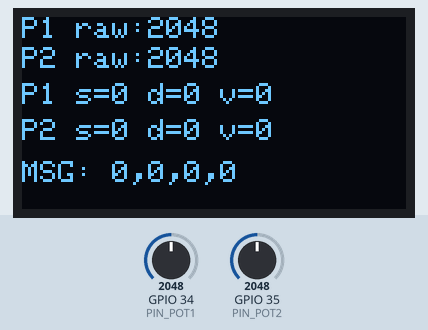
A sketch run on a simulated ESP32. Parts: 128×64 one-colour display. The test bench sets the inputs (shaded band); at power-on: GPIO 34 (PIN_POT1) = 2048, GPIO 35 (PIN_POT2) = 2048.

Above: at 2.7 s.
2.8 s: GPIO 34 (PIN_POT1) set to 2866
At 4.0 s:
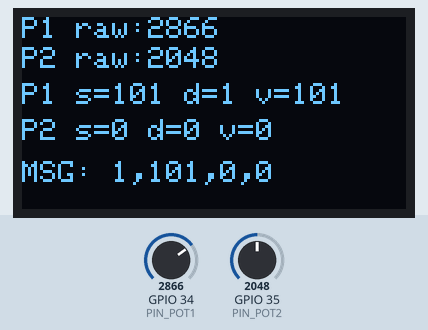
4.3 s: GPIO 35 (PIN_POT2) set to 2866
At 5.4 s:
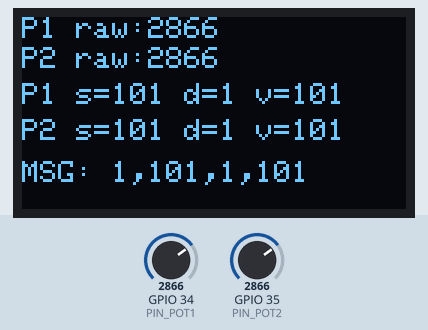
5.8 s: GPIO 34 (PIN_POT1) set to 3603
At 6.6 s:
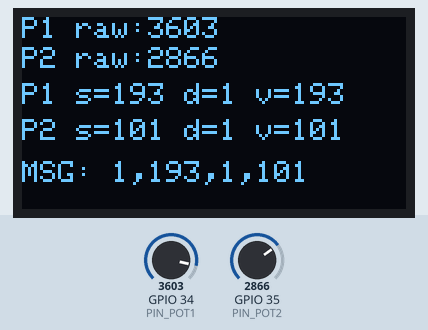
7.3 s: GPIO 35 (PIN_POT2) set to 3603
At 7.8 s:
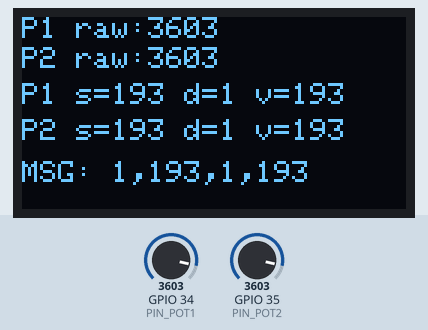
8.8 s: GPIO 34 (PIN_POT1) set to 4095
At 10.0 s:
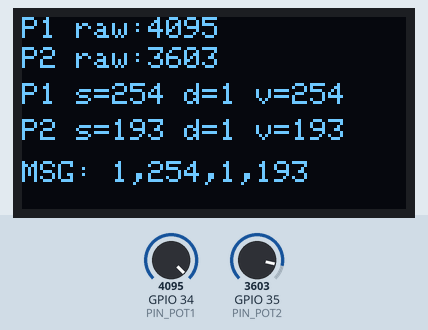
10.3 s: GPIO 35 (PIN_POT2) set to 4095
At 11.4 s:
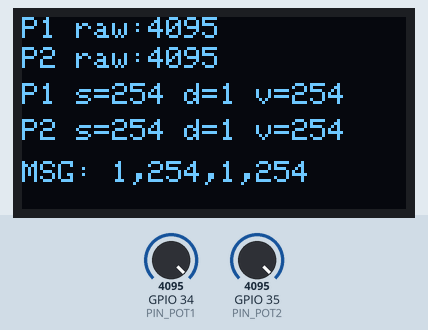
Timing chart, 0 to 12.8 s (numbered marks = the images above; inputs shaded):
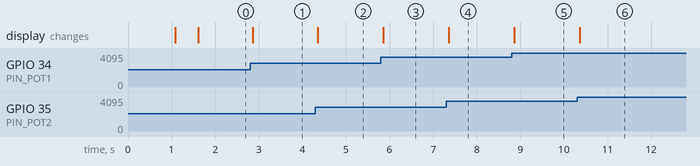

Measured:
- after the input at 2.8 s, the display: changes after 0.06 s (image 1)
- after the input at 4.3 s, the display: changes after 0.06 s (image 2)
- after the input at 5.8 s, the display: changes after 0.06 s (image 3)
- after the input at 7.3 s, the display: changes after 0.06 s (image 4)
- after the input at 8.8 s, the display: changes after 0.06 s (image 5)
- after the input at 10.3 s, the display: changes after 0.07 s (image 6)

The sketch:

ESP32_car_full_code_sender.ino
```cpp
/******************************************************
ZAPOJENÍ (ESP32 + OLED SSD1306 + 2× potenciometr 10 kΩ)
------------------------------------------------------
ESP32 → OLED SSD1306 (I2C, typicky 128×64, adresa 0x3C):
- 3V3   → VCC   (OLED chce 3,3 V)
- GND   → GND
- GPIO 21 → SDA
- GPIO 22 → SCL

ESP32 → LEVÝ potenciometr (POT1 – d1,v1):
- jeden krajní vývod  → 3V3
- druhý krajní vývod  → GND
- střední vývod (běžec) → GPIO 34

ESP32 → PRAVÝ potenciometr (POT2 – d2,v2):
- jeden krajní vývod  → 3V3
- druhý krajní vývod  → GND
- střední vývod (běžec) → GPIO 35

DRUHÉ ESP32 (PŘIJÍMAČ):
- jen zapoj napájení a anténu (deska).
- později na něj nahrajeme kód, který bude ESP-NOW zprávu přijímat.

Co program dělá:
1) Čte oba potenciometry (piny 34 a 35, rozsah 0–4095).
2) Každý potenciometr převede na „rychlost“ v rozsahu -255 až +255.
   - spodní konec potenciometru  → plná zpátečka (cca -255)
   - střed (~5 kΩ / ~2048)      → 0 (nic)
   - horní konec → plná dopředu (cca +255)
3) Z těchto hodnot udělá:
   d1 = 0 nebo 1   (0 = backward, 1 = forward), v1 = 0–255
   d2 = 0 nebo 1,  v2 = 0–255
   podle pravidla:
   - 0 ohm   → 0,255 (plná zpátečka)
   - 5k ohm  → 0,0   (nic)
   - 10k ohm → 1,255 (plná dopředu)
4) Sestaví textovou zprávu "d1,v1,d2,v2" (např. "0,255,1,128")
5) Zobrazí hodnoty i zprávu na OLED displeji.
6) Pošle zprávu přes ESP-NOW na jiné ESP32 (podle zadané MAC adresy).

Poznámka k ESP32 core 3.0:
- Kód používá standardní ESP-NOW API (#include <esp_now.h>, WiFi.mode(WIFI_STA),
  esp_now_init(), esp_now_add_peer(), esp_now_send()), které je kompatibilní s
  Arduino-ESP32 core v3.x (podle migration guide a aktuální dokumentace).
- Wi-Fi musí být spuštěné v režimu STA před esp_now_init().

Úkoly pro pochopení kódu:
1) Přidej „mrtvou zónu“ tak, aby se d1/d2 a v1/v2 změnily jen když |speed| > 20.
2) Změň formát zprávy na bezčárkový (např. "d1v1d2v2" → 02550128) a uprav snprintf.
3) Zvětši SEND_INTERVAL_MS, aby se neposílalo tak často.
4) Přidej do kódu přijímače (druhé ESP32), který zprávu přijme a vypíše ji do Serialu.
5) Zkus si v receiveru zpracovat d1,v1,d2,v2 na řízení dvou motorů přes driver.

******************************************************/

#include <Wire.h>
#include <Adafruit_GFX.h>
#include <Adafruit_SSD1306.h>

#include <WiFi.h>
#include <esp_now.h>

// ===== OLED nastavení =====
#define SCREEN_WIDTH 128
#define SCREEN_HEIGHT 64
#define OLED_ADDR 0x3C

Adafruit_SSD1306 display(SCREEN_WIDTH, SCREEN_HEIGHT, &Wire);

// ===== Piny potenciometrů =====
const int PIN_POT1 = 34;  // levý – d1,v1
const int PIN_POT2 = 35;  // pravý – d2,v2

// Převod 0–4095 → -255..255 se středem
const int ADC_MAX   = 4095;
const int ADC_MID   = 2048;

// Mrtvá zóna kolem nuly (aby to nekmitalo)
const int DEAD_ZONE = 5;

// ESP-NOW: MAC adresa přijímače – ZMĚŇ NA MAC DRUHÉHO ESP32
// MAC zjistíš krátkým sketchem s WiFi.macAddress().
uint8_t receiverMac[] = { 0x20, 0xE7, 0xC8, 0x67, 0x30, 0x98 };

// Interval mezi odesláními (ms)
const unsigned long SEND_INTERVAL_MS = 50;
unsigned long lastSendTime = 0;

// Aktuální zpráva
char msg[20];

// ===== Převod z ADC na -255..255 =====
int adcToSignedSpeed(int raw) {
  int centered = raw - ADC_MID;                // cca -2048..+2047
  float norm   = (float)centered / ADC_MID;    // cca -1.0..+1.0
  float scaled = norm * 255.0f;                // -255..+255
  int speed    = (int)scaled;

  if (speed > 255)  speed = 255;
  if (speed < -255) speed = -255;

  // mrtvá zóna
  if (speed > -DEAD_ZONE && speed < DEAD_ZONE) {
    speed = 0;
  }

  return speed;
}

// ===== Převod -255..255 na (d, v) =====
void speedToDirVal(int speed, int &d, int &v) {
  if (speed > 0) {
    d = 1;
    v = speed;
  } else if (speed < 0) {
    d = 0;
    v = -speed;
  } else {
    d = 0;
    v = 0;
  }
  if (v > 255) v = 255;
}

// ===== Vykreslení na OLED =====
void drawOLED(int raw1, int raw2,
              int speed1, int speed2,
              int d1, int v1, int d2, int v2,
              const char* msg) {
  display.clearDisplay();
  display.setTextSize(1);
  display.setTextColor(SSD1306_WHITE);

  display.setCursor(0, 0);
  display.print("P1 raw:");
  display.print(raw1);

  display.setCursor(0, 10);
  display.print("P2 raw:");
  display.print(raw2);

  display.setCursor(0, 22);
  display.print("P1 s=");
  display.print(speed1);
  display.print(" d=");
  display.print(d1);
  display.print(" v=");
  display.print(v1);

  display.setCursor(0, 34);
  display.print("P2 s=");
  display.print(speed2);
  display.print(" d=");
  display.print(d2);
  display.print(" v=");
  display.print(v2);

  display.setCursor(0, 48);
  display.print("MSG: ");
  display.print(msg);

  display.display();
}

// ===== ESP-NOW callback po odeslání (volitelné) =====
void onDataSent(const wifi_tx_info_t *info, esp_now_send_status_t status) {
  // Můžeš sem přidat debug do Serialu, pokud chceš:
  // Serial.print("ESP-NOW send status: ");
  // Serial.println(status == ESP_NOW_SEND_SUCCESS ? "OK" : "FAIL");
}

// ===== Inicializace OLED =====
bool setupOLED() {
  if (!display.begin(SSD1306_SWITCHCAPVCC, OLED_ADDR)) {
    Serial.println("OLED init failed!");
    return false;
  }
  display.clearDisplay();
  display.setTextColor(SSD1306_WHITE);
  display.setTextSize(1);
  display.setCursor(0, 0);
  display.println("ESP32 POT -> ESPNOW");
  display.display();
  delay(1000);
  return true;
}

// ===== setup() =====
void setup() {
  Serial.begin(115200);

  pinMode(PIN_POT1, INPUT);
  pinMode(PIN_POT2, INPUT);

  Wire.begin(21, 22);  // I2C piny

  setupOLED();

  // Wi-Fi v režimu stanice (nutné pro ESP-NOW)
  WiFi.mode(WIFI_STA);

  // Inicializace ESP-NOW
  if (esp_now_init() != ESP_OK) {
    Serial.println("ESP-NOW init failed!");
    return;
  }

  // Registrace callbacku po odeslání
  esp_now_register_send_cb(onDataSent);

  // Přidání peer (přijímače)
  esp_now_peer_info_t peerInfo = {};
  memcpy(peerInfo.peer_addr, receiverMac, 6);
  peerInfo.channel = 0;     // 0 = aktuální Wi-Fi kanál
  peerInfo.encrypt = false; // bez šifrování

  if (esp_now_add_peer(&peerInfo) != ESP_OK) {
    Serial.println("Failed to add peer");
  }

  // Úvodní obrazovka
  display.clearDisplay();
  display.setCursor(0, 0);
  display.println("Ready: POT -> d,v");
  display.display();
  delay(500);
}

// ===== loop() =====
void loop() {
  unsigned long now = millis();
  if (now - lastSendTime < SEND_INTERVAL_MS) {
    return;  // ještě neodesíláme, jen čekáme
  }
  lastSendTime = now;

  // 1) Čtení potenciometrů
  int raw1 = analogRead(PIN_POT1);
  int raw2 = analogRead(PIN_POT2);

  // 2) Převod na rychlost -255..255
  int speed1 = adcToSignedSpeed(raw1);
  int speed2 = adcToSignedSpeed(raw2);

  // 3) Převod na (d1,v1) a (d2,v2)
  int d1, v1, d2, v2;
  speedToDirVal(speed1, d1, v1);
  speedToDirVal(speed2, d2, v2);

  // 4) Sestavení zprávy d1,v1,d2,v2 (např. "0,255,1,128")
  snprintf(msg, sizeof(msg), "%d,%d,%d,%d", d1, v1, d2, v2);

  // 5) Zobrazení na OLED
  drawOLED(raw1, raw2, speed1, speed2, d1, v1, d2, v2, msg);

  // 6) Odeslání přes ESP-NOW
  esp_err_t result = esp_now_send(receiverMac, (uint8_t*)msg, strlen(msg));

  // Volitelný debug:
  // Serial.print("Sent: ");
  // Serial.print(msg);
  // Serial.print("  result=");
  // Serial.println(result == ESP_OK ? "OK" : "FAIL");
}
```
